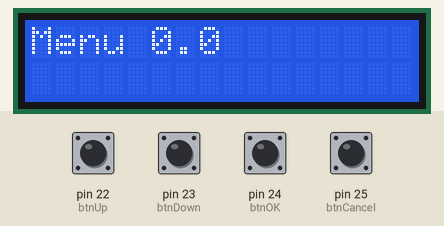
Recording of a sketch running on a simulated Arduino Mega 2560, built with avr-gcc and run on an emulated ATmega2560. On the bench: 16×2 character LCD. The test bench sets the inputs (shaded band); at power-on: pin 22 (btnUp), pin 23 (btnDown), pin 24 (btnOK), pin 25 (btnCancel) LOW.

Above: at 1.2 s.
1.3 s: pin 23 (btnDown) pulled HIGH for 1 s
At 1.58 s:
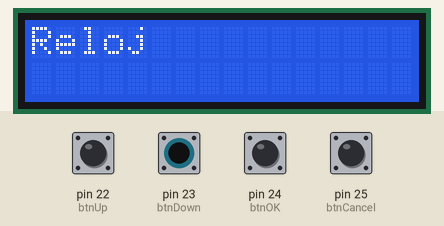
3.8 s: pin 24 (btnOK) pulled HIGH for 0.25 s
At 4.9 s:
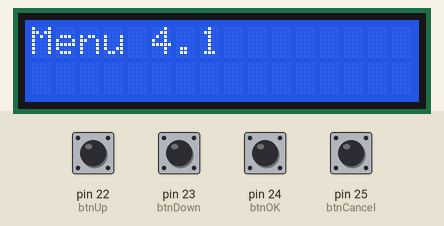
5.5 s: pin 23 (btnDown) pulled HIGH for 0.25 s
At 7.1 s:
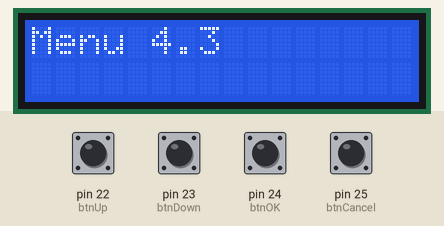
Timing chart, 0 to 8.6 s (numbered marks = the images above; inputs shaded):
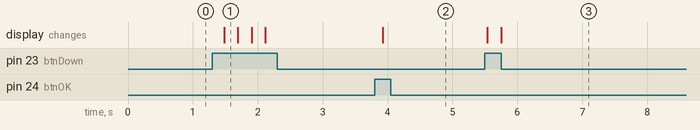

Measured:
- after the input at 1.3 s, the display: changes after 0.18 s (image 1)
- after the input at 3.8 s, the display: changes after 0.13 s (image 2)
- after the input at 5.5 s, the display: first changes at once (image 3 shows a later state)

The sketch:

menusEloy.ino
```cpp
#include <Wire.h>
#include <LiquidCrystal_I2C.h>


/*
*				PARA MANEJAR EL MENU, SE UTILIZAN DOS COORDENADAS (X,Y) QUE SE VAN INCREMENTANDO O
*				DECREMENTADO CON LOS PULSADORES.
*
*				VARIABLES:
*				- unsigned int menuPosX = 0;
*				- unsigned int menuPosY = 0;
*				- const int longMenuPpal=4;								//en realidad son 5 elementos (0,1,2,3,4)
*				- int largoSubmenus[(longMenuPpal+1)]={4,6,5,6,4};		//valor [0]=4 pero en realidad son 5 elementos(0.0  0.1  0.2  0.3  0.4)
*
*
*
*
*
*		Menu 0.0 -------- Menu 1.0 -------- Menu 2.0 -------- Menu 3.0 -------- Menu 4.0		<------ MENU PRINCIPAL
*			|				  |					|				  |					|
*			|				  |					|				  |					|		    \
*		Menu 0.1 		  Menu 1.1 		   Menu 2.1 		  Menu 3.1 			 Menu 4.1		 |
*			|				  |					|				  |					|			 |
*			|				  |					|				  |					|			 |
*		Menu 0.2 		  Menu 1.3 		   Menu 2.3 		  Menu 3.3			 Menu 4.3		 |
*			|				  |					|				  |					|			 |
*			|				  |					|				  |					|			 |  <-- SUBMENUS
*		Menu 0.3 		  Menu 1.4 		   Menu 2.4 		  Menu 3.4			 Menu 4.4		 |
*			|				  |					|				  |								 |
*			|				  |					|				  |								 |
*		Menu 0.4 		  Menu 1.5 		   Menu 2.5 		  Menu 3.5							 |
*							  |									  |								 |
*							  |									  |								 |
						  Menu 1.6							  Menu 3.6	  						 |
*							  									  								/
*
*
*/

unsigned int menuPosX = 0;
unsigned int menuPosY = 0;

const int longMenuPpal=4;
int largoSubmenus[(longMenuPpal+1)]={2,3,2,2,3};
char teclaPulsada = '0';


#define btnUp 22			//'u'
#define btnDown 23			//'d'
#define btnOK 24			//'o'
#define btnCancel 25		//'c'


LiquidCrystal_I2C lcd(0x27,16,2);


void setup()
{

	pinMode(btnCancel,INPUT);
	pinMode(btnOK,INPUT);
	pinMode(btnUp,INPUT);
	pinMode(btnDown,INPUT);
	lcd.begin();
	actualizarMenuLcd();

}

void loop()
{
	delay(200);
	teclaPulsada = leerTeclado();

	if(teclaPulsada != '0')
	{
		Serial.println();
		Serial.println("TelcaPulsada: " + (String)teclaPulsada);
		actualizarPosicionMenu();
		teclaPulsada = '0';
	}


}

void actualizarPosicionMenu()
{

	Serial.println("Cursor antes: " + (String)menuPosX + "," + (String)menuPosY);

	//estamos en el menu principal
	if(menuPosY==0)
	{
		if(teclaPulsada== 'd' && (menuPosX<longMenuPpal))
		{
			Serial.println("posx++");
			menuPosX++;
		}

		else if(teclaPulsada== 'u' && (menuPosX>0))
		{
			Serial.println("posx--");
			menuPosX--;
		}

		else if(teclaPulsada =='c')
		{
			menuPosX=0;
		}

		else if (teclaPulsada == 'o')
		{
			menuPosY++;
		}
	}

	//estamos en el submenu
	else
	{
		if(teclaPulsada=='d' && menuPosY < largoSubmenus[menuPosX])
		{
			menuPosY++;
		}

		else if (teclaPulsada=='u' && menuPosY > 1)
		{
			menuPosY--;
		}

		else if (teclaPulsada == 'c')
		{
			menuPosY=0;
		}

		else if (teclaPulsada == 'o')
		{
		accionMenu();
		}


	}

	Serial.println("Cursor despues: " + (String)menuPosX + "," + (String)menuPosY);


	actualizarMenuLcd();

}

void accionMenu()
{
	if(menuPosX==1 && menuPosY==1)		//poner en hora el reloj
	{
		RTCponerEnHoraLCD();
	}

}

void RTCponerEnHoraLCD()
{
	unsigned int ano = 2016,mes=1,dia=1,hora=00,minutos=00;


	lcd.clear();
	//lcd.cursor_on();
	lcd.blink_on();
	lcd.print("Anho: " + (String)ano );
	delay(2000);
	lcd.blink_off();

}

void avisoError(int codigoError)
{

}

void actualizarMenuLcd()
{
	lcd.clear();

	//--------------MENU 0---------------------------
	if(menuPosX == 0)	//menu ppal
	{
		if		(menuPosY==0)							//menu 0.0
		{
			lcd.print("Menu 0.0");
		}

		else if(menuPosY==1)					//menu 0.1
		{
			lcd.print("Menu 0.1");
		}
		else if(menuPosY==2)					//menu 0.1
		{
			lcd.print("Menu 0.2");
		}
		else
		{
			avisoError(1);
		}
	}

	//--------------MENU 1---------------------------
	else if(menuPosX == 1)	//menu ppal
	{
		if(menuPosY==0)						//menu 1.0
		{
			lcd.print("Reloj");
		}

		else if(menuPosY==1)				//menu 1.1
		{
			lcd.print("Poner en hora");
		}

		else if(menuPosY==2)				//menu 1.2
		{
			lcd.print("vacio");
		}

		else if(menuPosY==3)				//menu 1.3
		{
			lcd.print("vacio");
		}

		else
		{
			avisoError(1);
		}

	}

	//--------------MENU 2---------------------------
	else if(menuPosX == 2)	//menu ppal
	{
		if		(menuPosY==0)			//menu 2.0
		{
			lcd.print("Menu 2.0");
		}

		else if(menuPosY==1)			//menu 2.1
		{
			lcd.print("Menu 2.1");
		}

		else if(menuPosY==2)			//menu 2.2
		{
			lcd.print("Menu 2.2");
		}

		else
		{
			avisoError(1);
		}
	}

	//--------------MENU 3---------------------------
	else if(menuPosX == 3)	//menu ppal
	{
		if(menuPosY==0)					//menu 3.0
		{
			lcd.print("Menu 3.0");
		}

		else if(menuPosY==1)			//menu 3.1
		{
			lcd.print("Menu 3.1");
		}

		else if(menuPosY==2)			//menu 3.2
		{
			lcd.print("Menu 3.2");
		}

		else
		{
			avisoError(1);
		}
	}

	//--------------MENU 4---------------------------
	else if(menuPosX == 4)	//menu ppal
	{
		if	   (menuPosY==0)			//menu 4.0
		{
			lcd.print("Menu 4.0");
		}

		else if(menuPosY==1)			//menu 4.1
		{
			lcd.print("Menu 4.1");
		}

		else if(menuPosY==2)			//menu 4.2
		{
			lcd.print("Menu 4.2");
		}

		else if(menuPosY==3)			//menu 4.3
		{
			lcd.print("Menu 4.3");
		}

		else
		{
			avisoError(1);
		}
	}

	else
	{
		avisoError(1);
	}


}


char leerTeclado(void)
{
	if		(digitalRead(btnUp) == HIGH)
	{
		return 'u';
	}

	else if (digitalRead(btnDown)==HIGH)
	{
		return 'd';
	}


	else if (digitalRead(btnOK)==HIGH)
	{
		return 'o';
	}


	else if (digitalRead(btnCancel)==HIGH)
	{
		return 'c';
	}

	// no se ha pulsado tecla o se han pulsado dos teclas
	else
	{
		return '0';
	}


}
```
